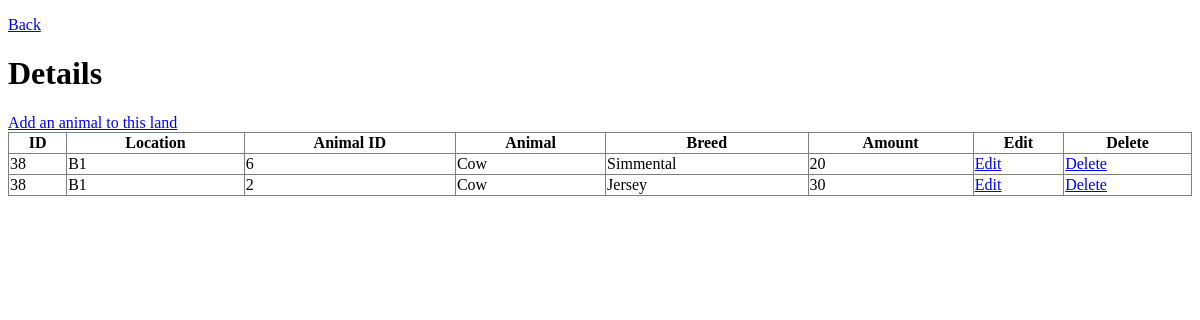
Screenshot of /thefarm/TheFarmBack/land_details.php?landID=38&landStateIn=Grass (signed in) with the database file from the repository.
### tables this page shows
CREATE TABLE IF NOT EXISTS `t_grassland` (
  `landID` int(11) NOT NULL,
  `livestockID` int(11) NOT NULL,
  `grasslandAmount` varchar(50) NOT NULL,
  KEY `grassLandID_idx` (`landID`),
  KEY `grassAnimalID_idx` (`livestockID`)
);

CREATE TABLE IF NOT EXISTS `t_land` (
  `landID` int(11) NOT NULL AUTO_INCREMENT,
  `landSize` decimal(10,2) NOT NULL,
  `landStateIn` varchar(45) NOT NULL,
  `landLocation` varchar(50) NOT NULL,
  `landDatePurchased` date NOT NULL,
  PRIMARY KEY (`landID`)
);

CREATE TABLE IF NOT EXISTS `t_livestock` (
  `livestockID` int(11) NOT NULL AUTO_INCREMENT,
  `livestockAnimal` varchar(50) NOT NULL,
  `livestockBreed` varchar(50) NOT NULL,
  `livestockDateAcquired` date NOT NULL,
  PRIMARY KEY (`livestockID`)
);

### thefarm/TheFarmBack/land_details.php (the view, shortened to what this page needs)
<?php
    include('func_dbcon.php');
    $state=$_REQUEST['landStateIn'];
    $id=$_REQUEST['landID'];
?>
<!DOCTYPE html>
<html>
<head>
    <link rel="stylesheet" href="adminstylesheet.css" />
</head>
<body>
    <p><a href="land_view.php">Back</a>
    <h1>Details</h1>
    <?php
        if($state == "Grass")
        {
            $sql="SELECT t_grassland.landID, t_land.landLocation, t_grassland.livestockID, t_grassland.grasslandAmount, t_livestock.livestockAnimal, t_livestock.livestockBreed
                FROM(( t_grassland
                INNER JOIN t_livestock ON t_grassland.livestockid = t_livestock.livestockid)
                INNER JOIN t_land ON t_grassland.landID = t_land.landID)
                WHERE t_grassland.landID = '".$id."';";
            $result = mysqli_query($con, $sql) or die(mysqli_error());;
            $addsql="SELECT landID FROM t_land WHERE landID='".$id."';";
            $addresult = mysqli_query($con, $addsql) or die(mysqli_error());
            $addrow = mysqli_fetch_assoc($addresult);
            ?>
            <a href="land_grass_add.php?landID=<?php echo $addrow['landID'];?>">Add an animal to this land</a>
            <table width="100%" border="1" style="border-collapse:collapse;">
                <thead>
                    <tr>
                        <th><strong>ID</strong></th>
                        <th><strong>Location</strong></th>
                        <th><strong>Animal ID</strong></th>
                        <th><strong>Animal</strong></th>
                        <th><strong>Breed</strong></th>
                        <th><strong>Amount</strong></th>
                        <th><strong>Edit</strong></th>
                        <th><strong>Delete</strong></th>
                    </tr>
                </thead>
                <tbody>
                <?php while($row = mysqli_fetch_assoc($result))
                { ?>
                    <tr>
                        <td><?php echo $row["landID"]; ?> </td>
                        <td><?php echo $row["landLocation"]; ?> </td>
                        <td><?php echo $row["livestockID"]; ?> </td>
                        <td><?php echo $row["livestockAnimal"]; ?> </td>
                        <td><?php echo $row["livestockBreed"]; ?> </td>
                        <td><?php echo $row["grasslandAmount"]; ?> </td>
                        <td><a href="land_grass_edit.php?livestockID=<?php echo $row["livestockID"];?>">Edit</a></td>
                        <td><a href="land_grass_delete.php?livestockID=<?php echo $row["livestockID"];?>">Delete</a></td>
                    </tr>
                <?php
                } ?>
                </tbody>
            </table>
        <?php
        }
    ?>
</body>
</html>

### rows the page displays
t_grassland: landID "38", landID.landLocation "B1", livestockID "6", livestockID.livestockAnimal "Cow", livestockID.livestockBreed "Simmental", grasslandAmount "20"
t_grassland: landID "38", landID.landLocation "B1", livestockID "2", livestockID.livestockAnimal "Cow", livestockID.livestockBreed "Jersey", grasslandAmount "30"
